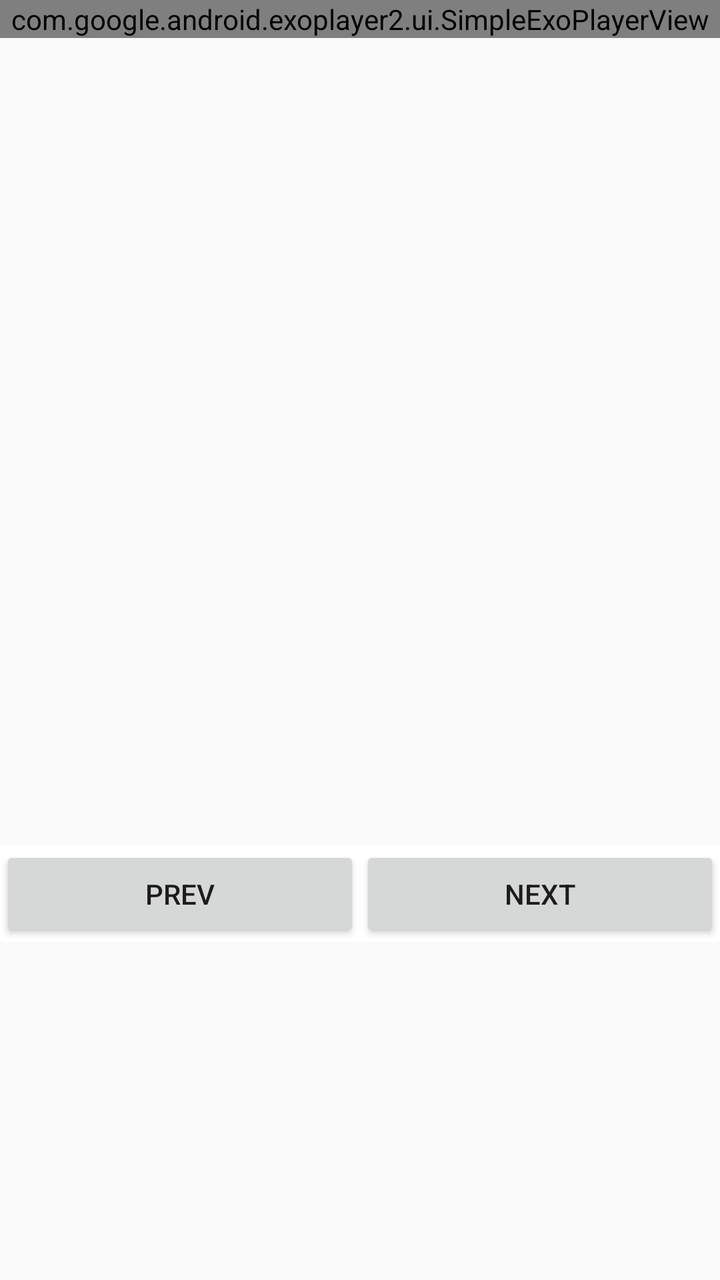
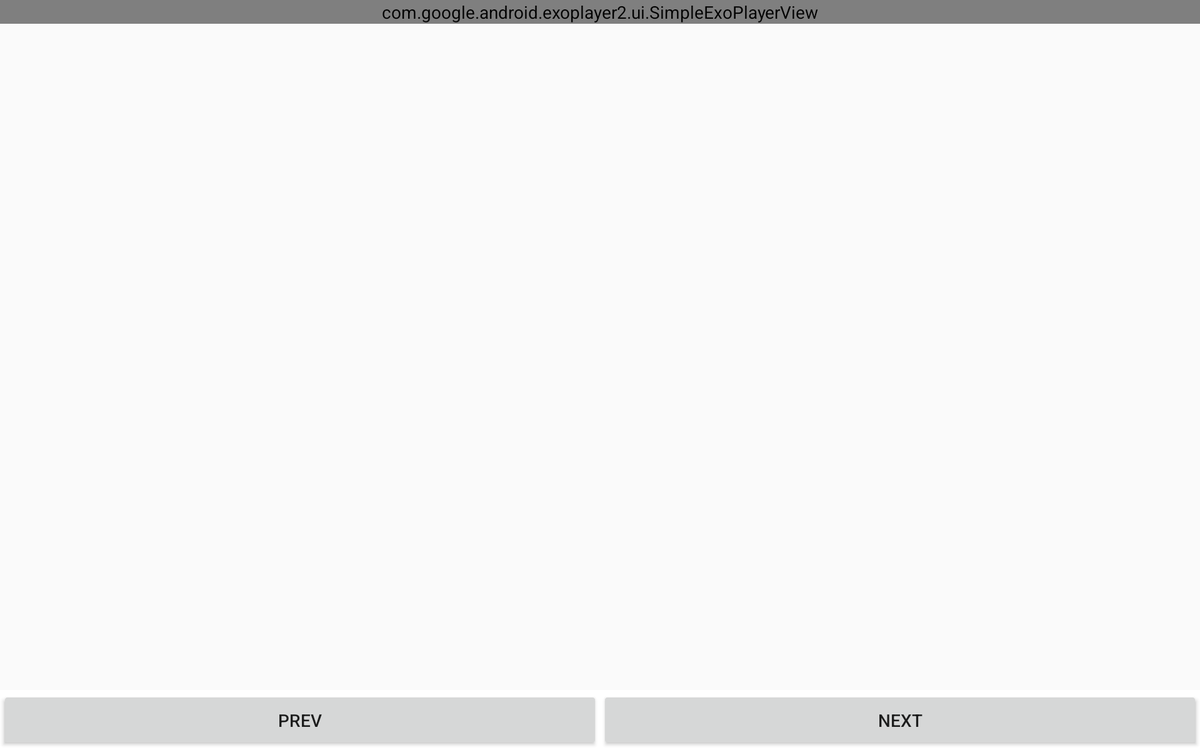

First picture: res/layout/ on a phone held upright. Second picture: the repository's own variant of that layout, on a device whose configuration matches the variant's folder. Source for both follows.
<!-- AndroidManifest.xml: application theme AppTheme -->
<!-- res/layout/fragment_detail_step.xml -->
<?xml version="1.0" encoding="utf-8"?>
<android.support.constraint.ConstraintLayout xmlns:android="http://schemas.android.com/apk/res/android"
    xmlns:app="http://schemas.android.com/apk/res-auto"
    android:layout_width="match_parent"
    android:layout_height="match_parent">

    <LinearLayout
        android:id="@+id/container_player"
        android:layout_width="match_parent"
        android:layout_height="wrap_content"
        android:orientation="vertical">

        <com.google.android.exoplayer2.ui.SimpleExoPlayerView
            android:id="@+id/simpleexoplayerview"
            android:layout_width="match_parent"
            android:layout_height="wrap_content"
            android:layout_weight="3"
            />

        <android.support.v4.widget.NestedScrollView
            android:id="@+id/nestedscrollview_step"

            style="@style/NestedScrollViewStep"
            android:layout_weight="2">

            <RelativeLayout
                android:layout_width="match_parent"
                android:layout_height="wrap_content">

                <ImageView
                    android:id="@+id/imageview_step"
                    style="@style/ImageViewStyle" />

                <TextView
                    android:id="@+id/textview_step_description"
                    style="@style/WrapContentStyle"
                    android:layout_below="@id/imageview_step"
                    android:layout_margin="8dp" />

            </RelativeLayout>
        </android.support.v4.widget.NestedScrollView>

    </LinearLayout>

    <LinearLayout
        android:layout_width="match_parent"
        android:layout_height="wrap_content"
        android:elevation="20dp"
        android:orientation="horizontal"
        style="@style/ConstraintCenterX"
        app:layout_constraintTop_toBottomOf="@id/container_player"
        app:layout_constraintBottom_toBottomOf="parent"

        >

        <android.support.v7.widget.CardView
            android:id="@+id/card_view_previous_step"
            style="@style/CardViewStyle"
            android:layout_weight="1"
            >

            <Button
                android:id="@+id/button_prev"
                style="@style/MatchParentStyle"
                android:text="@string/btn_prev" />

        </android.support.v7.widget.CardView>

        <android.support.v7.widget.CardView
            android:id="@+id/card_view_next_step"
            style="@style/CardViewStyle"
            android:layout_weight="1"
            >

            <Button
                android:id="@+id/button_next"
                style="@style/MatchParentStyle"
                android:text="@string/btn_next" />

        </android.support.v7.widget.CardView>

    </LinearLayout>


</android.support.constraint.ConstraintLayout>
<!-- resources referenced by this layout -->
<resources>
  <string name="btn_next">Next</string>
  <string name="btn_prev">Prev</string>
  <style name="CardViewStyle" parent="WrapContentStyle">
          <item name="cardCornerRadius">0dp</item>
          <item name="cardElevation">20dp</item>
      </style>
  <style name="ConstraintCenterX">
          <item name="layout_constraintStart_toStartOf">parent</item>
          <item name="layout_constraintEnd_toEndOf">parent</item>
      </style>
  <style name="ImageViewStyle">
          <item name="android:layout_width">match_parent</item>
          <item name="android:layout_height">@dimen/height_iv_recipe_item</item>
          <item name="android:scaleType">centerCrop</item>
      </style>
  <style name="MatchParentStyle">
          <item name="android:layout_width">match_parent</item>
          <item name="android:layout_height">match_parent</item>
      </style>
  <style name="NestedScrollViewStep">
          <item name="android:layout_width">match_parent</item>
          <item name="android:layout_height">0dp</item>
  
          <item name="layout_constraintEnd_toEndOf">parent</item>
          <item name="layout_constraintStart_toStartOf">parent</item>
          <item name="layout_constraintTop_toTopOf">parent</item>
      </style>
  <style name="WrapContentStyle">
          <item name="android:layout_width">wrap_content</item>
          <item name="android:layout_height">wrap_content</item>
      </style>
  <style name="AppTheme" parent="Theme.AppCompat.Light.DarkActionBar">
          
          <item name="colorPrimary">@color/colorPrimary</item>
          <item name="colorPrimaryDark">@color/colorPrimaryDark</item>
          <item name="colorAccent">@color/colorAccent</item>
      </style>
  <dimen name="height_iv_recipe_item">200dp</dimen>
  <color name="colorPrimary">#3F51B5</color>
  <color name="colorPrimaryDark">#303F9F</color>
  <color name="colorAccent">#FF4081</color>
</resources>
<!-- res/layout-sw600dp-land/fragment_detail_step.xml (the repository's variant of the layout above) -->
<!-- drawn on a 7-inch tablet turned sideways -->
<?xml version="1.0" encoding="utf-8"?>
<android.support.constraint.ConstraintLayout xmlns:android="http://schemas.android.com/apk/res/android"
    xmlns:app="http://schemas.android.com/apk/res-auto"
    android:layout_width="match_parent"
    android:layout_height="match_parent">

    <android.support.v4.widget.NestedScrollView
        android:id="@+id/nestedscrollview_step"
        style="@style/NestedScrollViewStep">

        <RelativeLayout
            android:layout_width="match_parent"
            android:layout_height="wrap_content">

            <com.google.android.exoplayer2.ui.SimpleExoPlayerView
                android:id="@+id/simpleexoplayerview"
                android:layout_width="match_parent"
                android:layout_height="wrap_content"
                app:resize_mode="fixed_width" />


            <ImageView
                android:id="@+id/imageview_step"
                style="@style/ImageViewStyle" />

            <TextView
                android:id="@+id/textview_step_description"
                style="@style/WrapContentStyle"
                android:layout_margin="8dp" />

        </RelativeLayout>
    </android.support.v4.widget.NestedScrollView>

    <android.support.constraint.Guideline
        android:id="@+id/guideline_step"
        style="@style/WrapContentVertical"
        app:layout_constraintGuide_percent="0.5" />

    <LinearLayout
        style="@style/ConstraintCenterX"
        android:layout_width="match_parent"
        android:layout_height="wrap_content"
        android:elevation="20dp"
        android:orientation="horizontal"
        app:layout_constraintBottom_toBottomOf="parent"
        app:layout_constraintTop_toBottomOf="@id/guideline_step"

        >

        <android.support.v7.widget.CardView
            android:id="@+id/cardview_prev"
            style="@style/CardViewStyle"
            android:layout_weight="1"
            >

            <Button
                android:id="@+id/button_prev"
                style="@style/MatchParentStyle"
                android:text="@string/btn_prev" />

        </android.support.v7.widget.CardView>

        <android.support.v7.widget.CardView
            android:id="@+id/cardview_next"
            style="@style/CardViewStyle"
            android:layout_weight="1"
            >

            <Button
                android:id="@+id/button_next"
                style="@style/MatchParentStyle"
                android:text="@string/btn_next" />

        </android.support.v7.widget.CardView>
    </LinearLayout>
</android.support.constraint.ConstraintLayout>
<!-- resources referenced by the variant -->
<!-- as a 7-inch tablet turned sideways resolves them -->
<resources>
  <string name="btn_next">Next</string>
  <string name="btn_prev">Prev</string>
  <style name="CardViewStyle" parent="WrapContentStyle">
          <item name="cardCornerRadius">0dp</item>
          <item name="cardElevation">20dp</item>
      </style>
  <style name="ConstraintCenterX">
          <item name="layout_constraintStart_toStartOf">parent</item>
          <item name="layout_constraintEnd_toEndOf">parent</item>
      </style>
  <style name="ImageViewStyle">
          <item name="android:layout_width">match_parent</item>
          <item name="android:layout_height">@dimen/height_iv_recipe_item</item>
          <item name="android:scaleType">centerCrop</item>
      </style>
  <style name="MatchParentStyle">
          <item name="android:layout_width">match_parent</item>
          <item name="android:layout_height">match_parent</item>
      </style>
  <style name="NestedScrollViewStep">
          <item name="android:layout_width">match_parent</item>
          <item name="android:layout_height">0dp</item>
  
          <item name="layout_constraintEnd_toEndOf">parent</item>
          <item name="layout_constraintStart_toStartOf">parent</item>
          <item name="layout_constraintTop_toTopOf">parent</item>
      </style>
  <style name="WrapContentStyle">
          <item name="android:layout_width">wrap_content</item>
          <item name="android:layout_height">wrap_content</item>
      </style>
  <style name="WrapContentVertical" parent="WrapContentStyle">
          <item name="android:orientation">vertical</item>
      </style>
  <style name="AppTheme" parent="Theme.AppCompat.Light.DarkActionBar">
          
          <item name="colorPrimary">@color/colorPrimary</item>
          <item name="colorPrimaryDark">@color/colorPrimaryDark</item>
          <item name="colorAccent">@color/colorAccent</item>
      </style>
  <dimen name="height_iv_recipe_item">200dp</dimen>
  <color name="colorPrimary">#3F51B5</color>
  <color name="colorPrimaryDark">#303F9F</color>
  <color name="colorAccent">#FF4081</color>
</resources>
